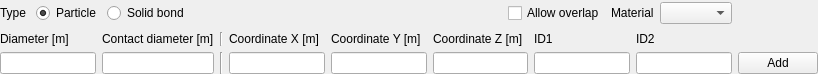
<?xml version="1.0" encoding="UTF-8"?>
<ui version="4.0">
 <class>CNewObjectPanel</class>
 <widget class="QWidget" name="CNewObjectPanel">
  <property name="geometry">
   <rect>
    <x>0</x>
    <y>0</y>
    <width>818</width>
    <height>72</height>
   </rect>
  </property>
  <property name="windowTitle">
   <string>CNewObjectPanel</string>
  </property>
  <layout class="QGridLayout" name="gridLayout_2">
   <property name="leftMargin">
    <number>0</number>
   </property>
   <property name="topMargin">
    <number>0</number>
   </property>
   <property name="rightMargin">
    <number>0</number>
   </property>
   <property name="bottomMargin">
    <number>0</number>
   </property>
   <item row="0" column="0">
    <layout class="QHBoxLayout" name="horizontalLayout">
     <item>
      <widget class="QLabel" name="label_7">
       <property name="maximumSize">
        <size>
         <width>60</width>
         <height>16777215</height>
        </size>
       </property>
       <property name="text">
        <string>Type</string>
       </property>
      </widget>
     </item>
     <item>
      <widget class="QFrame" name="newObjectTypeGroup">
       <layout class="QHBoxLayout" name="horizontalLayout_7">
        <property name="spacing">
         <number>6</number>
        </property>
        <property name="leftMargin">
         <number>3</number>
        </property>
        <property name="topMargin">
         <number>3</number>
        </property>
        <property name="rightMargin">
         <number>3</number>
        </property>
        <property name="bottomMargin">
         <number>3</number>
        </property>
        <item>
         <widget class="QRadioButton" name="radioParticle">
          <property name="toolTip">
           <string>Add particle</string>
          </property>
          <property name="statusTip">
           <string>Add particle</string>
          </property>
          <property name="whatsThis">
           <string>Add particle</string>
          </property>
          <property name="text">
           <string>Particle</string>
          </property>
          <property name="checked">
           <bool>true</bool>
          </property>
         </widget>
        </item>
        <item>
         <widget class="QRadioButton" name="radioBond">
          <property name="toolTip">
           <string>Add solid bond</string>
          </property>
          <property name="statusTip">
           <string>Add solid bond</string>
          </property>
          <property name="whatsThis">
           <string>Add solid bond</string>
          </property>
          <property name="text">
           <string>Solid bond</string>
          </property>
         </widget>
        </item>
       </layout>
      </widget>
     </item>
     <item>
      <spacer name="horizontalSpacer">
       <property name="orientation">
        <enum>Qt::Horizontal</enum>
       </property>
       <property name="sizeHint" stdset="0">
        <size>
         <width>40</width>
         <height>20</height>
        </size>
       </property>
      </spacer>
     </item>
     <item>
      <widget class="QCheckBox" name="checkboxOverlap">
       <property name="toolTip">
        <string>Allow overlap between particles</string>
       </property>
       <property name="statusTip">
        <string>Allow overlap between particles</string>
       </property>
       <property name="whatsThis">
        <string>Allow overlap between particles</string>
       </property>
       <property name="text">
        <string>Allow overlap</string>
       </property>
      </widget>
     </item>
     <item>
      <widget class="QLabel" name="label_8">
       <property name="maximumSize">
        <size>
         <width>60</width>
         <height>16777215</height>
        </size>
       </property>
       <property name="text">
        <string>Material</string>
       </property>
      </widget>
     </item>
     <item>
      <widget class="QComboBox" name="comboMaterial">
       <property name="toolTip">
        <string>Material of the object</string>
       </property>
       <property name="statusTip">
        <string>Material of the object</string>
       </property>
       <property name="whatsThis">
        <string>Material of the object</string>
       </property>
      </widget>
     </item>
    </layout>
   </item>
   <item row="0" column="1" rowspan="2">
    <spacer name="verticalSpacer">
     <property name="orientation">
      <enum>Qt::Vertical</enum>
     </property>
     <property name="sizeHint" stdset="0">
      <size>
       <width>20</width>
       <height>39</height>
      </size>
     </property>
    </spacer>
   </item>
   <item row="1" column="0" rowspan="2">
    <layout class="QGridLayout" name="gridLayout">
     <item row="1" column="4">
      <widget class="QLineEdit" name="lineEditY">
       <property name="toolTip">
        <string>Y coordinate</string>
       </property>
       <property name="statusTip">
        <string>Y coordinate</string>
       </property>
       <property name="whatsThis">
        <string>Y coordinate</string>
       </property>
      </widget>
     </item>
     <item row="1" column="5">
      <widget class="QLineEdit" name="lineEditZ">
       <property name="toolTip">
        <string>Z coordinate</string>
       </property>
       <property name="statusTip">
        <string>Z coordinate</string>
       </property>
       <property name="whatsThis">
        <string>Z coordinate</string>
       </property>
      </widget>
     </item>
     <item row="1" column="6">
      <widget class="QLineEdit" name="lineEditID1">
       <property name="toolTip">
        <string>First particle ID</string>
       </property>
       <property name="statusTip">
        <string>First particle ID</string>
       </property>
       <property name="whatsThis">
        <string>First particle ID</string>
       </property>
      </widget>
     </item>
     <item row="0" column="3">
      <widget class="QLabel" name="labelX">
       <property name="text">
        <string>Coordinate X [m]</string>
       </property>
      </widget>
     </item>
     <item row="0" column="6">
      <widget class="QLabel" name="labelID1">
       <property name="text">
        <string>ID1</string>
       </property>
      </widget>
     </item>
     <item row="1" column="0">
      <widget class="QLineEdit" name="lineEditDiameter">
       <property name="toolTip">
        <string>Diameter</string>
       </property>
       <property name="statusTip">
        <string>Diameter</string>
       </property>
       <property name="whatsThis">
        <string>Diameter</string>
       </property>
      </widget>
     </item>
     <item row="1" column="1">
      <widget class="QLineEdit" name="lineEditContactDiameter">
       <property name="toolTip">
        <string>Contact diameter</string>
       </property>
       <property name="statusTip">
        <string>Contact diameter</string>
       </property>
       <property name="whatsThis">
        <string>Contact diameter</string>
       </property>
      </widget>
     </item>
     <item row="0" column="4">
      <widget class="QLabel" name="labelY">
       <property name="text">
        <string>Coordinate Y [m]</string>
       </property>
      </widget>
     </item>
     <item row="1" column="7">
      <widget class="QLineEdit" name="lineEditID2">
       <property name="toolTip">
        <string>Second particle ID</string>
       </property>
       <property name="statusTip">
        <string>Second particle ID</string>
       </property>
       <property name="whatsThis">
        <string>Second particle ID</string>
       </property>
      </widget>
     </item>
     <item row="0" column="5">
      <widget class="QLabel" name="labelZ">
       <property name="text">
        <string>Coordinate Z [m]</string>
       </property>
      </widget>
     </item>
     <item row="0" column="0">
      <widget class="QLabel" name="labelDiameter">
       <property name="text">
        <string>Diameter [m]</string>
       </property>
      </widget>
     </item>
     <item row="0" column="1">
      <widget class="QLabel" name="labelContactDiameter">
       <property name="text">
        <string>Contact diameter [m]</string>
       </property>
      </widget>
     </item>
     <item row="0" column="7">
      <widget class="QLabel" name="labelID2">
       <property name="text">
        <string>ID2</string>
       </property>
      </widget>
     </item>
     <item row="1" column="3">
      <widget class="QLineEdit" name="lineEditX">
       <property name="toolTip">
        <string>X coordinate</string>
       </property>
       <property name="statusTip">
        <string>X coordinate</string>
       </property>
       <property name="whatsThis">
        <string>X coordinate</string>
       </property>
      </widget>
     </item>
     <item row="1" column="2">
      <widget class="Line" name="line">
       <property name="orientation">
        <enum>Qt::Vertical</enum>
       </property>
      </widget>
     </item>
     <item row="0" column="2">
      <widget class="Line" name="line_2">
       <property name="orientation">
        <enum>Qt::Vertical</enum>
       </property>
      </widget>
     </item>
    </layout>
   </item>
   <item row="2" column="1">
    <widget class="QPushButton" name="buttonAdd">
     <property name="toolTip">
      <string>Add object</string>
     </property>
     <property name="statusTip">
      <string>Add object</string>
     </property>
     <property name="whatsThis">
      <string>Add object</string>
     </property>
     <property name="text">
      <string>Add</string>
     </property>
     <property name="icon">
      <iconset resource="../../MUSEN/QT_GUI/qt_gui.qrc">
       <normaloff>:/QT_GUI/Pictures/add.png</normaloff>:/QT_GUI/Pictures/add.png</iconset>
     </property>
    </widget>
   </item>
  </layout>
 </widget>
 <layoutdefault spacing="6" margin="11"/>
 <tabstops>
  <tabstop>radioParticle</tabstop>
  <tabstop>radioBond</tabstop>
  <tabstop>checkboxOverlap</tabstop>
  <tabstop>comboMaterial</tabstop>
  <tabstop>lineEditDiameter</tabstop>
  <tabstop>lineEditContactDiameter</tabstop>
  <tabstop>lineEditX</tabstop>
  <tabstop>lineEditY</tabstop>
  <tabstop>lineEditZ</tabstop>
  <tabstop>lineEditID1</tabstop>
  <tabstop>lineEditID2</tabstop>
  <tabstop>buttonAdd</tabstop>
 </tabstops>
 <resources>
  <include location="../../MUSEN/QT_GUI/qt_gui.qrc"/>
 </resources>
 <connections/>
</ui>
